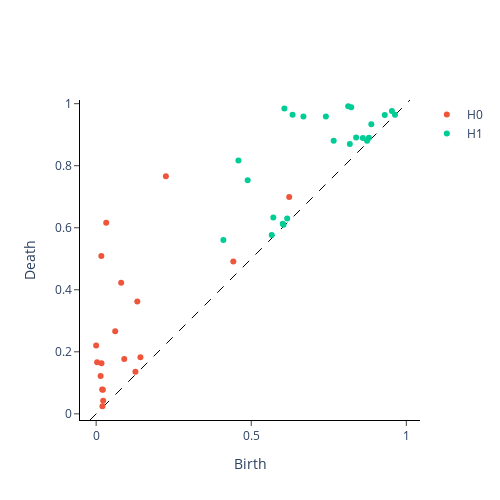

The notebook cell saved with this chart:
### Code cell
PtCloudPers1test = CR.fit_transform(prtest)
CR.plot(PtCloudPers1test,0)
